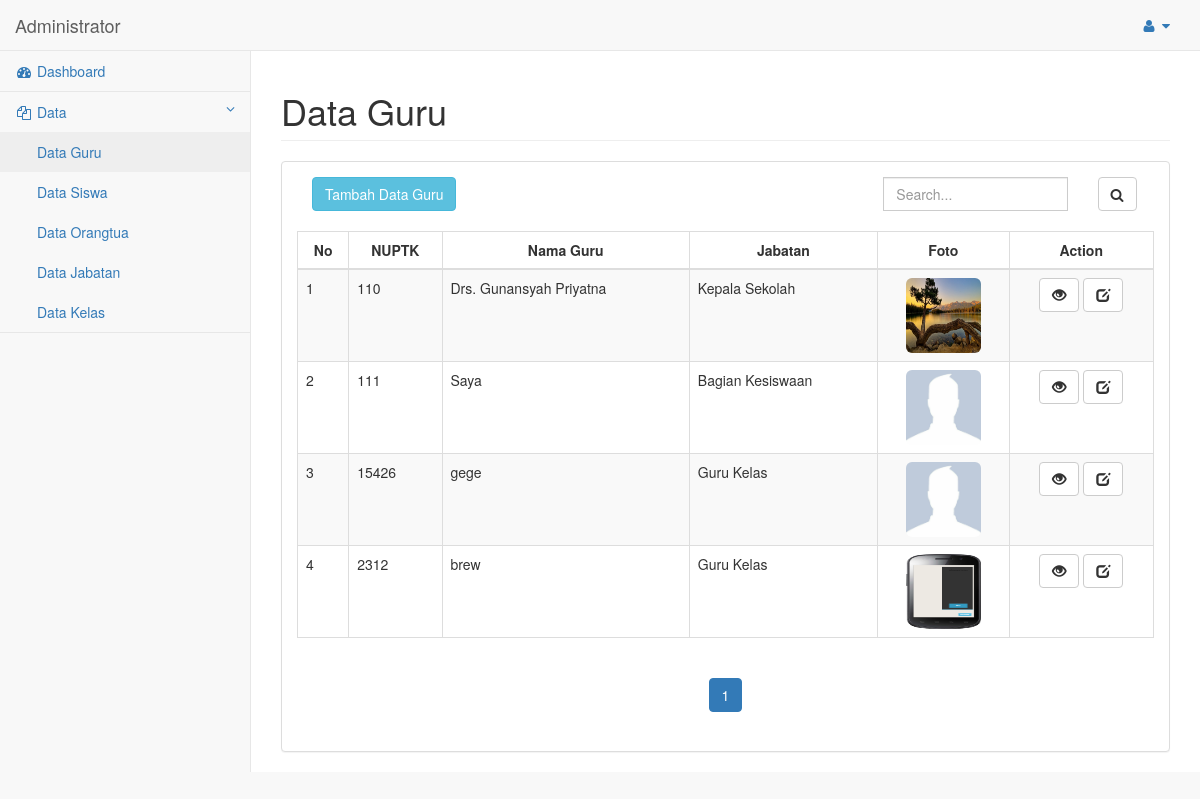
The app's page /admin/home_admin.php?menu=guru&action=tampil (signed in) with its own data.
### tables this page shows
CREATE TABLE `tb_guru` (
  `nuptk` varchar(16) NOT NULL,
  `nip` varchar(18) DEFAULT NULL,
  `foto` varchar(150) DEFAULT NULL,
  `nama` varchar(50) DEFAULT NULL,
  `tempat_lahir` varchar(25) DEFAULT NULL,
  `tgl_lahir` date DEFAULT NULL,
  `kode_jabatan` varchar(3) DEFAULT NULL,
  `password` varchar(15) DEFAULT NULL,
  `status` char(1) NOT NULL DEFAULT '0',
  `id_kelas` varchar(4) DEFAULT NULL
);

CREATE TABLE `tb_jabatan` (
  `kode_jabatan` varchar(3) NOT NULL,
  `nama_jabatan` varchar(25) NOT NULL
);

### admin/tampil_guru.php (the view, shortened to what this page needs)
<div id="page-wrapper">
	<div class="row">
		<div class="col-lg-12">
			<h1 class="page-header">Data Guru</h1>
		</div>
	</div>
	<div class="row">
		<div class="col-lg-12">
			<div class="panel panel-default">
				<div class="panel-body">
					<div class="col-md-4">
						<button type="button" class="btn btn-info" data-toggle="modal" data-target="#tambah">Tambah Data Guru</button><br><br>
					</div>
					<div class="col-md-4"></div>
					<div class="col-md-3">
						<ul class="nav">
							<li class="sidebar-search">
								<div class="input-group custom-search-form">
								<form method="post" action="?menu=guru&action=cari">
									<input type="text" class="form-control" placeholder="Search..." name="txtxcari">
								</div>
							</li>
						</ul>
					</div>
					<div class="col-md-1">
						<button class="btn btn-default" type="submit">
                                            <i class="fa fa-search"></i>
                                        </button>
					</div>
					<br>
					<table width="100%" class="table table-striped table-bordered table-hover" id="tabel_guru">
						<thead>
							<tr>
								<th>
									<center>No</center>
								</th>
								<th>
									<center>NUPTK</center>
								</th>
								<th>
									<center>Nama Guru</center>
								</th>
								<th>
									<center>Jabatan</center>
								</th>
								<th>
									<center>Foto</center>
								</th>
								<th colspan="2">
									<center>Action</center>
								</th>
							</tr>
						</thead>
						<tbody>
							<?php
							$page = isset( $_GET[ 'halaman' ] ) ? ( int )$_GET[ 'halaman' ] : 1;
							$mulai = ( $page > 1 ) ? ( $page * 10 ) - 10 : 0;
							$result = mysqli_query( $link, "SELECT * FROM tb_guru" );
							$total = mysqli_num_rows( $result );
							$pages = ceil( $total / 10 );
							$query = mysqli_query( $link, "select * from tb_guru LIMIT $mulai, 10" )or die( mysqli_error( $link ) );
							$no = $mulai + 1;
							$ketemu = mysqli_num_rows( $query );
							if ( $ketemu > 0 ) {
								while ( $data = mysqli_fetch_assoc( $query ) ) {
									?>
							<tr>
								<td>
									<?php echo $no++; ?>
								</td>
								<td>
									<?php echo $data['nuptk']; ?>
								</td>
								<td>
									<?php echo $data['nama']; ?>
								</td>
								<td>
									<?php
									$sql_jabatan = "select * from tb_jabatan where kode_jabatan='".$data['kode_jabatan']."'";
									$res_jabatan = mysqli_query($link,$sql_jabatan);
									$data_jabatan = mysqli_fetch_array($res_jabatan);
									echo $data_jabatan['nama_jabatan']; ?>
								</td>
								<td>
									<center>
										<img class="img-rounded" src="../images/guru/<?php echo $data['foto'];?>" width="75" height="75">
									</center>
								</td>
								<td>
									<center>
										<a href="#view_data" class="btn btn-default btn-small" data-toggle="modal" data-target="#<?php echo $data[ 'nuptk' ]; ?>">
											<span class="glyphicon glyphicon-eye-open" aria-hidden="true"></span>
										</a>
										<a href="#edit_data" class="btn btn-default btn-small" id="custId" data-toggle="modal" data-id="<?php echo $data[ 'nuptk' ]; ?>">
											<span class="glyphicon glyphicon-edit" aria-hidden="true"></span>
										</a>
									</center>
								</td>
							</tr>
							<?php
							}
							}
							?>
						</tbody>
					</table>
					<?php
					if ( $pages > 0 ) {
						?>
					<center>
						<nav aria-label="Page navigation">
							<ul class="pagination">
								<?php
								$isi = 1;
								for ($i=1; $i<=$pages ; $i++){ ?>
								<li <?php if($isi==$i) { echo "class='active'"; } ?>
									>
									<a href="home_admin.php?tampil=guru&halaman=<?php echo $i; ?>">
										<?php echo $i; ?>
									</a>
								</li>
								<?php } ?>
							</ul>
						</nav>
					</center>
					<?php
					}
					?>
				</div>
			</div>
		</div>
	</div>
</div>

### records on screen
tb_guru: nuptk "110", nama "Drs. Gunansyah Priyatna", kode_jabatan.nama_jabatan "Kepala Sekolah", foto (picture)
tb_guru: nuptk "111", nama "Saya", kode_jabatan.nama_jabatan "Bagian Kesiswaan", foto (placeholder picture)
tb_guru: nuptk "15426", nama "gege", kode_jabatan.nama_jabatan "Guru Kelas", foto (placeholder picture)
tb_guru: nuptk "2312", nama "brew", kode_jabatan.nama_jabatan "Guru Kelas", foto (picture)
